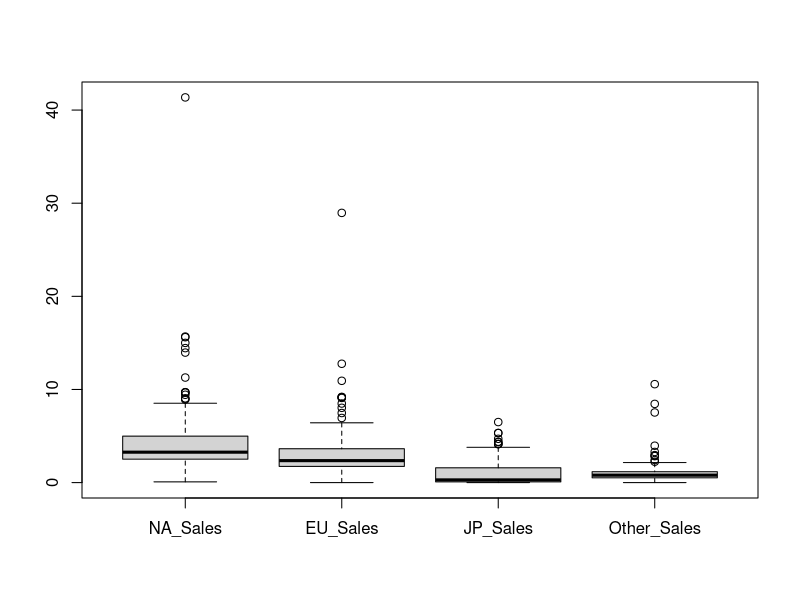
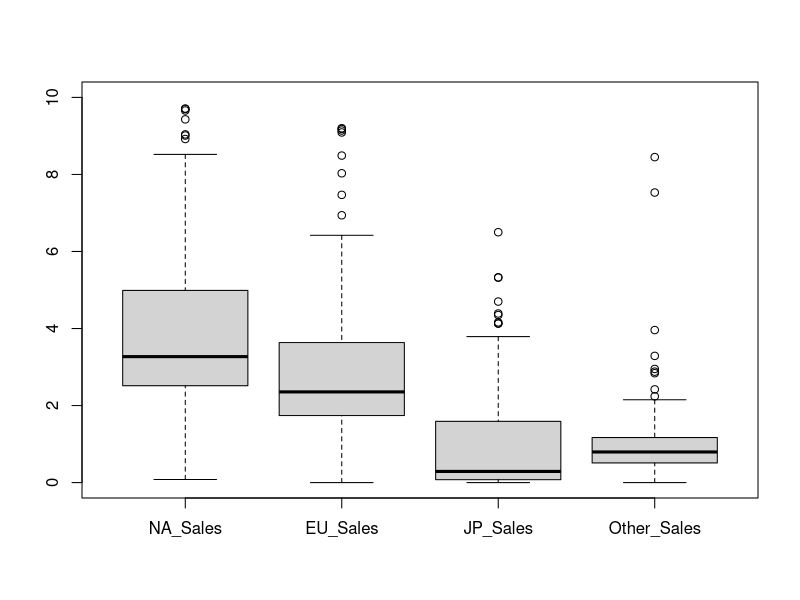
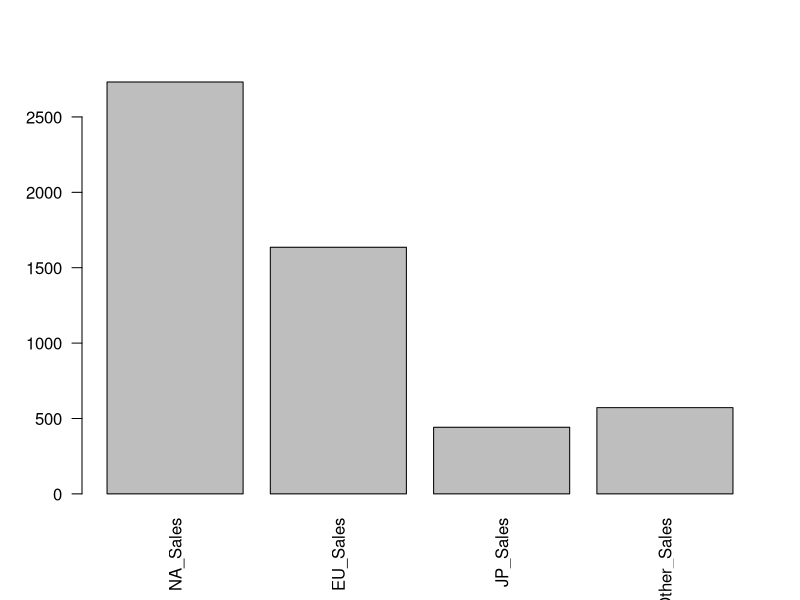
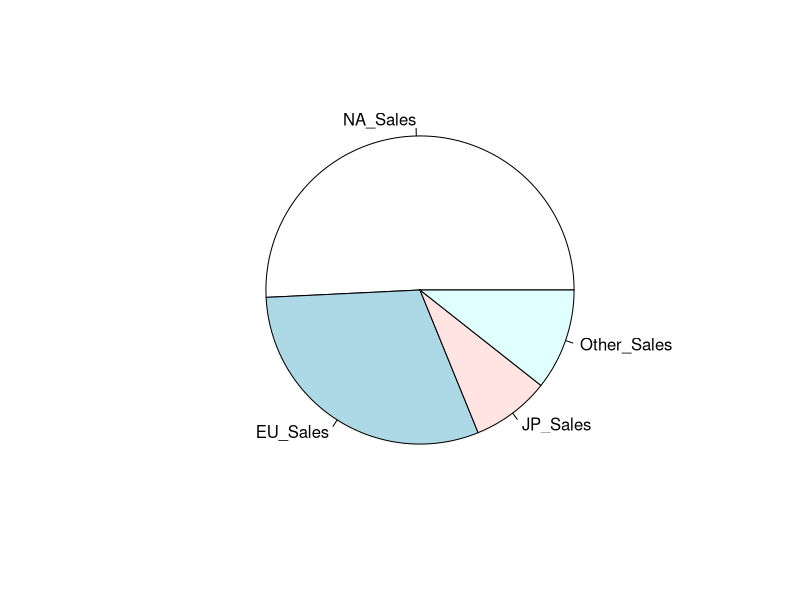
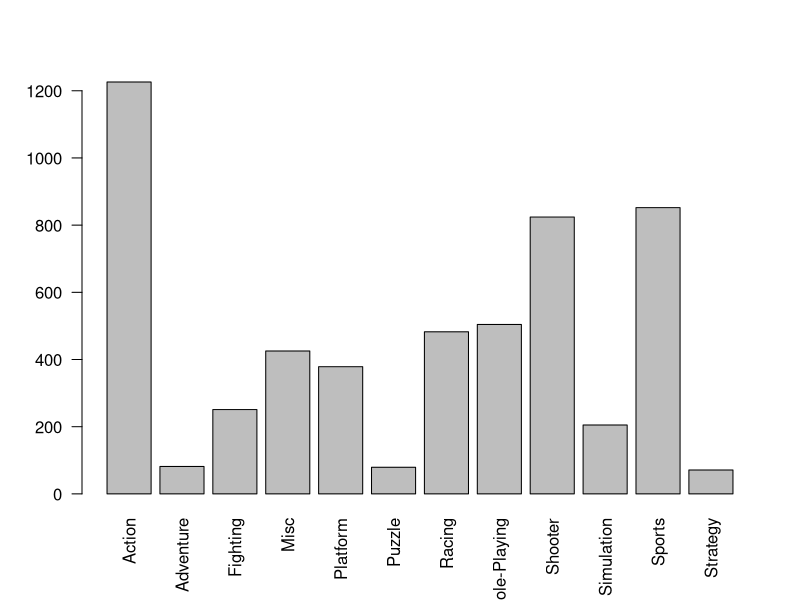
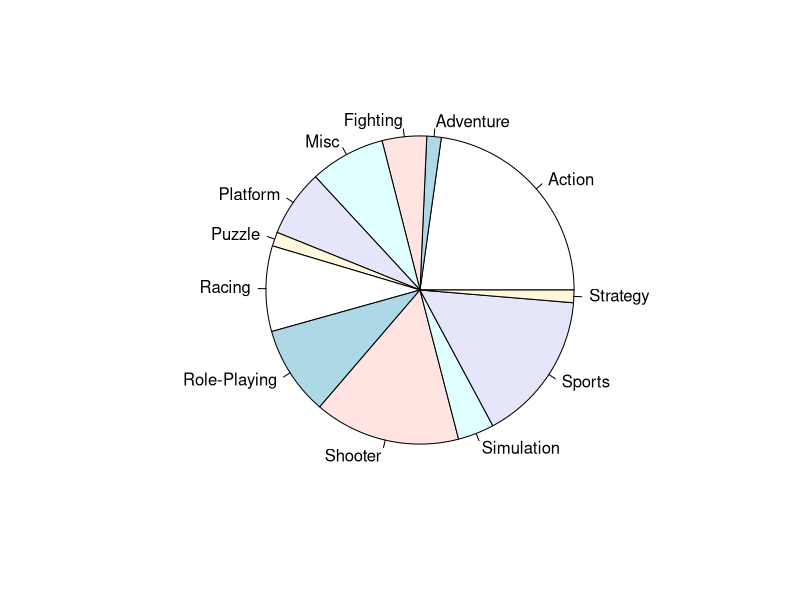
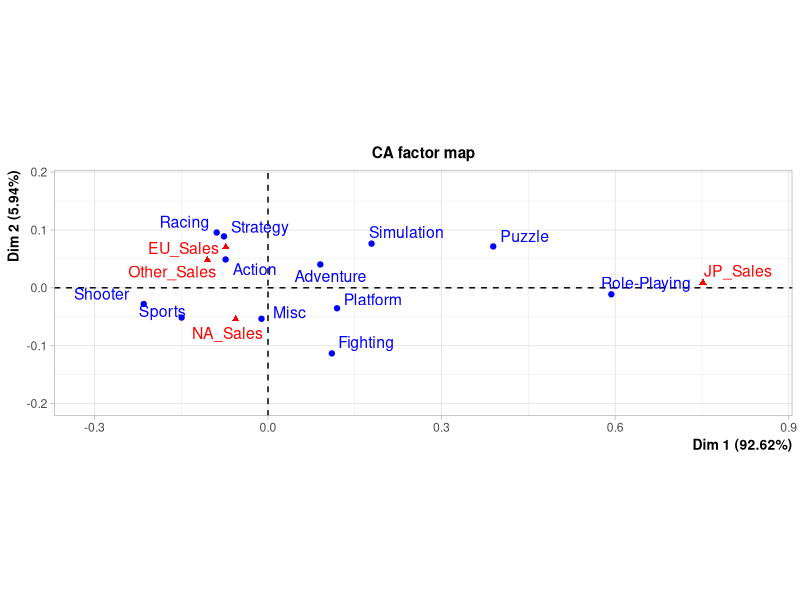
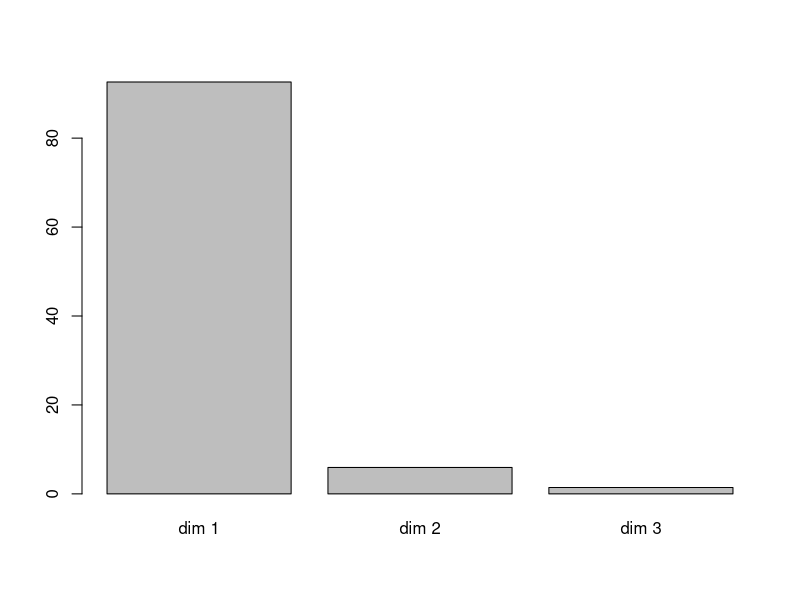

Write R code to recreate these figures, in order.
## ---- chunk 1
library(FactoMineR)
## ---- chunk 2
jeu_donnees = read.csv("Video_Games_Sales_as_at_22_Dec_2016.csv")
jeu_donnees <- na.omit(jeu_donnees) # on enlève les "NA"
head(jeu_donnees)
jeu_donnees$NA_Sales <- as.numeric(jeu_donnees$NA_Sales)
jeu_donnees$User_Score <- as.numeric(jeu_donnees$User_Score)
## ---- chunk 3
jeu_donnees_top <- jeu_donnees[jeu_donnees$Global_Sales >= 5.0,] # plus de 5 millions de ventes
sales_data_top = jeu_donnees_top[, c("NA_Sales", "EU_Sales", "JP_Sales", "Other_Sales")]
boxplot(sales_data_top)
boxplot(sales_data_top, ylim = c(0, 10))
chisq.test(sales_data_top)

# On ne rejette pas le test de Khi-deux (p-valeur >> 0.05), donc il n'y a pas de relations entre le nom des jeux et les régions. On pouvait s'y attendre : la tendance pour certains jeux dans une région ne dépend pas de son nom mais de comment il a été produit et de son genre.
## ---- chunk 4
library(dplyr)
jeu_donnees_filtre1 <- jeu_donnees %>%
  group_by(Genre) %>%
  filter(n() >= 100) # Note : il y a au total 12 genres dans le jeu de données et il y a au moins 100 jeu pour chaque genre

jeu_donnees_grouped1 <- jeu_donnees_filtre1 %>%
  group_by(Genre) %>%
  summarise(
    NA_Sales = sum(NA_Sales, na.rm = TRUE),
    EU_Sales = sum(EU_Sales, na.rm = TRUE),
    JP_Sales = sum(JP_Sales, na.rm = TRUE),
    Other_Sales = sum(Other_Sales, na.rm = TRUE)
  ) %>%
  as.data.frame()

save1 <- jeu_donnees_grouped1$Genre
jeu_donnees_grouped1 <- jeu_donnees_grouped1[,2:5]
rownames(jeu_donnees_grouped1) <- save1

#rownames(jeu_donnees_grouped1)

head(jeu_donnees_grouped1)

chisq.test(jeu_donnees_grouped1)
## ---- chunk 5
s1 = colSums(jeu_donnees_grouped1)
s1
barplot(s1, las = 2)
pie(s1)
s2 = rowSums(jeu_donnees_grouped1)
s2
barplot(s2, las = 2)
pie(s2)
## ---- chunk 6
res = CA(jeu_donnees_grouped1)
## ---- chunk 7
res$eig
barplot(res$eig[,2])
# Un axe semble suffire
## ---- chunk 8
res$col$contrib
res$row$contrib
## ---- chunk 9
rowSums(res$row$contrib)
## ---- chunk 10
plot(res, axes = c(1,2), selectRow = "contrib 5")
## ---- chunk 11
# On regroupe les jeux par Publisher qu'on compare aux différentes régions.
jeu_donnees_filtre <- jeu_donnees %>%
  group_by(Publisher) %>%
  filter(n() >= 100) # Pour plus de pertinence, nous gardons ceux avec au moins 100 jeux dans le jeu de données.

jeu_donnees_grouped <- jeu_donnees_filtre %>%
  group_by(Publisher) %>%
  summarise(
    NA_Sales = sum(NA_Sales, na.rm = TRUE),
    EU_Sales = sum(EU_Sales, na.rm = TRUE),
    JP_Sales = sum(JP_Sales, na.rm = TRUE),
    Other_Sales = sum(Other_Sales, na.rm = TRUE)
  ) %>%
  as.data.frame()

save <- jeu_donnees_grouped$Publisher
jeu_donnees_grouped <- jeu_donnees_grouped[,2:5]
row.names(jeu_donnees_grouped) = save

head(jeu_donnees_grouped)

chisq.test(jeu_donnees_grouped)
## ---- chunk 12
s3 = rowSums(jeu_donnees_grouped)
s3
barplot(s3, las = 2)
pie(s3)
## ---- chunk 13
res3 = CA(jeu_donnees_grouped)
## ---- chunk 14
res3$eig
barplot(res3$eig[,2])
# La dimension 1 à elle seule suffit à expliquement 91.7% de l'inertie.
## ---- chunk 15
plot(res3, axes = c(1,2), selectRow = "contrib 6")
## ---- chunk 16
# Comparons avec les plateformes.
jeu_donnees_filtre2 <- jeu_donnees %>%
  group_by(Platform) %>%
  filter(n() >= 100)

jeu_donnees_grouped2 <- jeu_donnees_filtre2 %>%
  group_by(Platform) %>%
  summarise(
    NA_Sales = sum(NA_Sales, na.rm = TRUE),
    EU_Sales = sum(EU_Sales, na.rm = TRUE),
    JP_Sales = sum(JP_Sales, na.rm = TRUE),
    Other_Sales = sum(Other_Sales, na.rm = TRUE)
  ) %>%
  as.data.frame()

save2 <- jeu_donnees_grouped2$Platform
jeu_donnees_grouped2 <- jeu_donnees_grouped2[,2:5]
row.names(jeu_donnees_grouped2) = save2

head(jeu_donnees_grouped2)

chisq.test(jeu_donnees_grouped2)
## ---- chunk 17
s4 = rowSums(jeu_donnees_grouped2)
s4
barplot(s4, las = 2)
pie(s4)
## ---- chunk 18
res2 = CA(jeu_donnees_grouped2)
## ---- chunk 19
res2$eig
barplot(res2$eig[,2])
# 2 axes cette fois-ci
## ---- chunk 20
res2$col$contrib
res2$row$contrib
## ---- chunk 21
plot(res2, axes = c(1,2), selectRow = "contrib 6")
